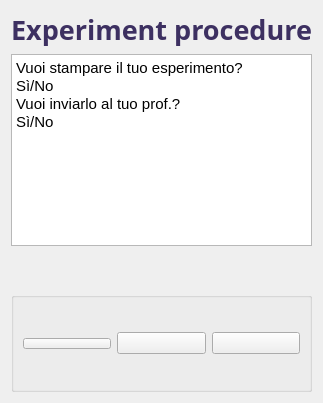
                 <widget class="QWidget" name="page_9">
                  <property name="sizePolicy">
                   <sizepolicy hsizetype="Expanding" vsizetype="Expanding">
                    <horstretch>0</horstretch>
                    <verstretch>0</verstretch>
                   </sizepolicy>
                  </property>
                  <layout class="QGridLayout" name="gridLayout_22">
                   <item row="3" column="0">
                    <widget class="QGroupBox" name="groupBox_22">
                     <property name="minimumSize">
                      <size>
                       <width>0</width>
                       <height>100</height>
                      </size>
                     </property>
                     <property name="maximumSize">
                      <size>
                       <width>16777215</width>
                       <height>16777215</height>
                      </size>
                     </property>
                     <property name="title">
                      <string/>
                     </property>
                     <layout class="QHBoxLayout" name="horizontalLayout_11">
                      <item>
                       <widget class="QPushButton" name="pushButton_ricomincia_9">
                        <property name="enabled">
                         <bool>true</bool>
                        </property>
                        <property name="font">
                         <font>
                          <family>Bradley Hand ITC</family>
                          <pointsize>-1</pointsize>
                          <weight>99</weight>
                          <bold>true</bold>
                         </font>
                        </property>
                        <property name="text">
                         <string/>
                        </property>
                        <property name="icon">
                         <iconset resource="didacticoop.qrc">
                          <normaloff>:/icons/ricomincia.png</normaloff>:/icons/ricomincia.png</iconset>
                        </property>
                        <property name="iconSize">
                         <size>
                          <width>80</width>
                          <height>80</height>
                         </size>
                        </property>
                       </widget>
                      </item>
                      <item>
                       <widget class="QPushButton" name="pushButton_back_9">
                        <property name="enabled">
                         <bool>true</bool>
                        </property>
                        <property name="text">
                         <string/>
                        </property>
                        <property name="icon">
                         <iconset resource="didacticoop.qrc">
                          <normaloff>:/icons/back.png</normaloff>:/icons/back.png</iconset>
                        </property>
                        <property name="iconSize">
                         <size>
                          <width>80</width>
                          <height>80</height>
                         </size>
                        </property>
                       </widget>
                      </item>
                      <item>
                       <widget class="QPushButton" name="pushButton_forward_9">
                        <property name="text">
                         <string/>
                        </property>
                        <property name="icon">
                         <iconset resource="didacticoop.qrc">
                          <normaloff>:/icons/forward.png</normaloff>:/icons/forward.png</iconset>
                        </property>
                        <property name="iconSize">
                         <size>
                          <width>80</width>
                          <height>80</height>
                         </size>
                        </property>
                       </widget>
                      </item>
                     </layout>
                    </widget>
                   </item>
                   <item row="0" column="0">
                    <widget class="QLabel" name="label_31">
                     <property name="font">
                      <font>
                       <family>Bradley Hand ITC</family>
                       <pointsize>20</pointsize>
                       <weight>75</weight>
                       <bold>true</bold>
                      </font>
                     </property>
                     <property name="styleSheet">
                      <string notr="true">color: rgb(61, 48, 97);</string>
                     </property>
                     <property name="text">
                      <string>Experiment procedure</string>
                     </property>
                     <property name="alignment">
                      <set>Qt::AlignCenter</set>
                     </property>
                    </widget>
                   </item>
                   <item row="1" column="0">
                    <widget class="QTextEdit" name="textEdit_7">
                     <property name="font">
                      <font>
                       <pointsize>11</pointsize>
                      </font>
                     </property>
                     <property name="html">
                      <string>&lt;!DOCTYPE HTML PUBLIC &quot;-//W3C//DTD HTML 4.0//EN&quot; &quot;http://www.w3.org/TR/REC-html40/strict.dtd&quot;&gt;
&lt;html&gt;&lt;head&gt;&lt;meta name=&quot;qrichtext&quot; content=&quot;1&quot; /&gt;&lt;style type=&quot;text/css&quot;&gt;
p, li { white-space: pre-wrap; }
&lt;/style&gt;&lt;/head&gt;&lt;body style=&quot; font-family:'MS Shell Dlg 2'; font-size:11pt; font-weight:400; font-style:normal;&quot;&gt;
&lt;p style=&quot; margin-top:0px; margin-bottom:0px; margin-left:0px; margin-right:0px; -qt-block-indent:0; text-indent:0px;&quot;&gt;Vuoi stampare il tuo esperimento?&lt;/p&gt;
&lt;p style=&quot; margin-top:0px; margin-bottom:0px; margin-left:0px; margin-right:0px; -qt-block-indent:0; text-indent:0px;&quot;&gt;Sì/No&lt;/p&gt;
&lt;p style=&quot; margin-top:0px; margin-bottom:0px; margin-left:0px; margin-right:0px; -qt-block-indent:0; text-indent:0px;&quot;&gt;Vuoi inviarlo al tuo prof.?&lt;/p&gt;
&lt;p style=&quot; margin-top:0px; margin-bottom:0px; margin-left:0px; margin-right:0px; -qt-block-indent:0; text-indent:0px;&quot;&gt;Sì/No&lt;/p&gt;&lt;/body&gt;&lt;/html&gt;</string>
                     </property>
                    </widget>
                   </item>
                   <item row="2" column="0">
                    <spacer name="verticalSpacer_12">
                     <property name="orientation">
                      <enum>Qt::Vertical</enum>
                     </property>
                     <property name="sizeHint" stdset="0">
                      <size>
                       <width>20</width>
                       <height>40</height>
                      </size>
                     </property>
                    </spacer>
                   </item>
                  </layout>
                 </widget>
